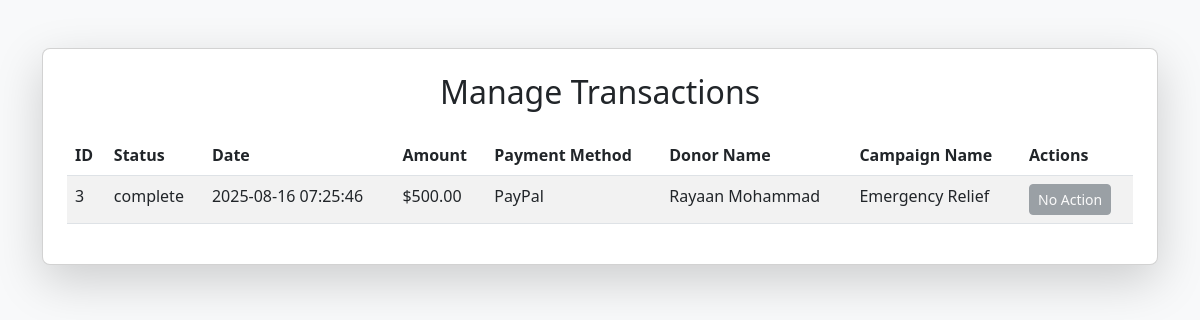
The app's page /pages/admin/transactions/manage_transactions.php, older data.
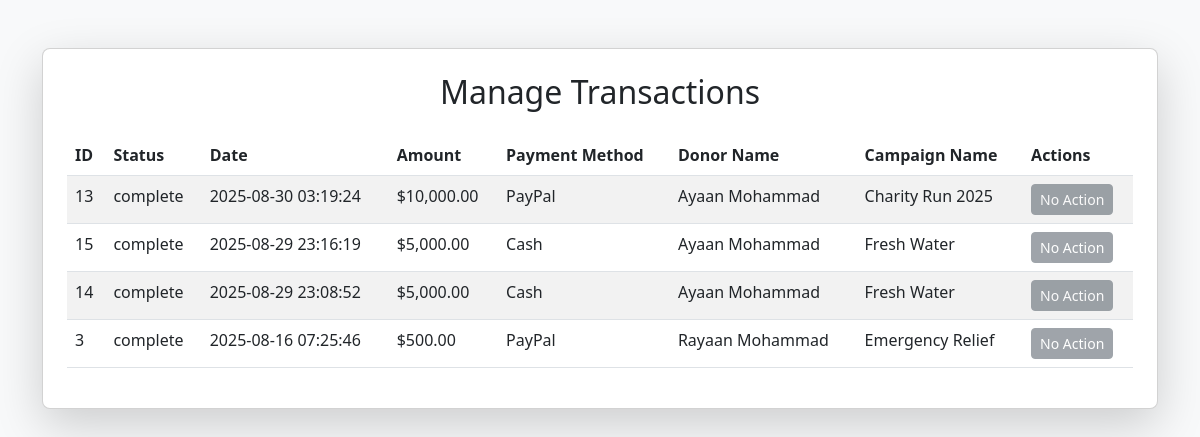
The same page, newer data.
### tables this page shows
CREATE TABLE `transactions` (
  `id` int(11) NOT NULL,
  `status` varchar(255) DEFAULT NULL,
  `date` timestamp NOT NULL DEFAULT current_timestamp() ON UPDATE current_timestamp(),
  `amount` int(11) DEFAULT NULL,
  `payment_id` int(11) DEFAULT NULL,
  `donor_id` int(11) DEFAULT NULL,
  `campaign_id` int(11) DEFAULT NULL
);

CREATE TABLE `payment_methods` (
  `id` int(11) NOT NULL,
  `type` varchar(255) DEFAULT NULL
);

CREATE TABLE `donations` (
  `id` int(11) NOT NULL,
  `name` varchar(255) NOT NULL,
  `amount` int(11) DEFAULT NULL,
  `date` timestamp NOT NULL DEFAULT current_timestamp() ON UPDATE current_timestamp(),
  `payment_id` int(11) DEFAULT NULL,
  `fund_id` int(11) DEFAULT NULL,
  `donor_id` int(11) DEFAULT NULL,
  `pledge_id` int(11) DEFAULT NULL,
  `campaign_id` int(11) DEFAULT NULL,
  `payment_reference` varchar(255) DEFAULT NULL,
  `status` enum('pending','verified') DEFAULT 'pending'
);

CREATE TABLE `campaigns` (
  `id` int(11) NOT NULL,
  `name` varchar(255) NOT NULL,
  `descriptions` varchar(400) NOT NULL,
  `goal_amount` int(11) DEFAULT NULL,
  `total_raised` int(11) NOT NULL,
  `start_date` timestamp NOT NULL DEFAULT current_timestamp() ON UPDATE current_timestamp(),
  `end_date` date DEFAULT NULL,
  `status` enum('Active','Inactive') NOT NULL DEFAULT 'Active',
  `event_id` int(11) DEFAULT NULL,
  `file_path` varchar(255) NOT NULL
);

### pages/admin/transactions/manage_transactions.php (the view, shortened to what this page needs)
<?php
include 'config.php';
$user_role = $_SESSION['user_role'] ?? null;
$logged_in_donor_id = null;
$query_transactions = "
    SELECT
        t.*,
        d.name AS donor_name,
        c.name AS campaign_name,
        p.type AS payment_name
    FROM transactions t
    JOIN donations d ON t.id = d.id
    JOIN campaigns c ON t.campaign_id = c.id
    JOIN payment_methods p ON t.payment_id = p.id
";
if ($user_role === 'donor' && $logged_in_donor_id) {
    $query_transactions .= " WHERE d.donor_id = ? ORDER BY t.date DESC";
    $stmt = $dms->prepare($query_transactions);
    $stmt->bind_param("i", $logged_in_donor_id);
    $stmt->execute();
    $transactions = $stmt->get_result()->fetch_all(MYSQLI_ASSOC);
    $stmt->close();
} else {
    $query_transactions .= " ORDER BY t.date DESC";
    $transactions = $dms->query($query_transactions)->fetch_all(MYSQLI_ASSOC);
}
?>
<!DOCTYPE html>
<html lang="en">
<head>
    <link href="https://cdn.jsdelivr.net/npm/bootstrap@5.3.0/dist/css/bootstrap.min.css" rel="stylesheet">
</head>
<body class="bg-light">
<div class="container mt-5">
    <div class="card shadow-lg p-4 rounded-3">
        <h2 class="mb-4 text-center">Manage Transactions</h2>
        <div class="table-responsive">
            <table class="table table-striped table-hover">
                <thead>
                    <tr>
                        <th>ID</th>
                        <th>Status</th>
                        <th>Date</th>
                        <th>Amount</th>
                        <th>Payment Method</th>
                        <th>Donor Name</th>
                        <th>Campaign Name</th>
                        <th>Actions</th>
                    </tr>
                </thead>
                <tbody>
                    <?php foreach ($transactions as $transaction): ?>
                        <tr>
                            <td><?= htmlspecialchars($transaction['id']) ?></td>
                            <td><?= htmlspecialchars($transaction['status']) ?></td>
                            <td><?= htmlspecialchars($transaction['date']) ?></td>
                            <td>$<?= number_format($transaction['amount'], 2) ?></td>
                            <td><?= htmlspecialchars($transaction['payment_name']) ?></td>
                            <td><?= htmlspecialchars($transaction['donor_name']) ?></td>
                            <td><?= htmlspecialchars($transaction['campaign_name']) ?></td>
                            <td>
                                <?php
                                $is_donor_owner = ($user_role === 'donor' && $transaction['donor_id'] === $logged_in_donor_id);
                                $is_privileged_user = in_array($user_role, ['admin', 'campaign_manager', 'volunteer', 'beneficiary']);
                                ?>
                                <?php if ($is_donor_owner || $is_privileged_user): ?>
                                    <button type="button" class="btn btn-info btn-sm" data-bs-toggle="modal" data-bs-target="#viewEditModal" data-transaction='<?= json_encode($transaction) ?>'>View/Edit</button>
                                    <button type="button" class="btn btn-danger btn-sm" data-bs-toggle="modal" data-bs-target="#deleteModal" data-id="<?= $transaction['id'] ?>">Delete</button>
                                <?php else: ?>
                                    <button type="button" class="btn btn-secondary btn-sm" disabled>No Action</button>
                                <?php endif; ?>
                            </td>
                        </tr>
                    <?php endforeach; ?>
                </tbody>
            </table>
        </div>
    </div>
</div>
</body>
</html>

Row changes from the older to the newer data that the page shows:
added transactions: id "13", status "complete", date "2025-08-30 03:19:24", amount "10,000.00", payment.type "PayPal", donations.name "Ayaan Mohammad", campaign.name "Charity Run 2025"
added transactions: id "15", status "complete", date "2025-08-29 23:16:19", amount "5,000.00", payment.type "Cash", donations.name "Ayaan Mohammad", campaign.name "Fresh Water"
added transactions: id "14", status "complete", date "2025-08-29 23:08:52", amount "5,000.00", payment.type "Cash", donations.name "Ayaan Mohammad", campaign.name "Fresh Water"
